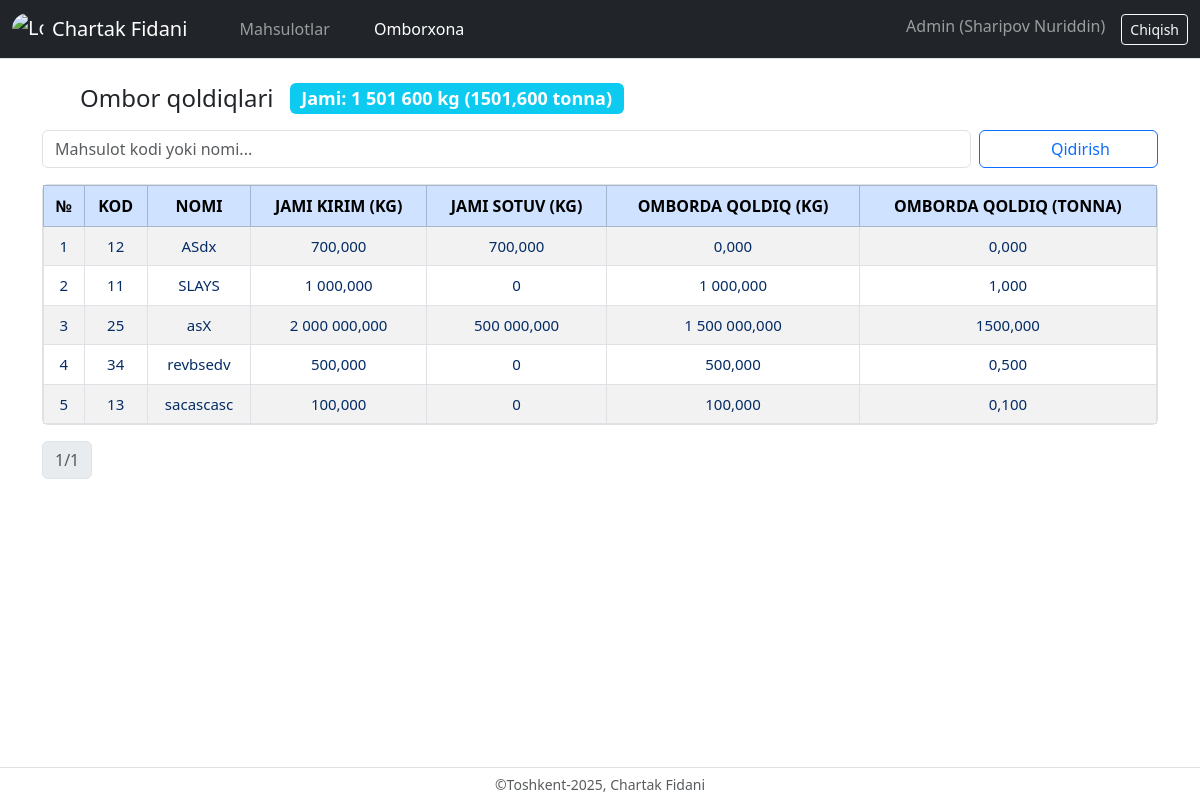
Page /products/stock/ (signed in) on the committed database.
### meatshop/models.py (models this page shows, shortened)
class Product(models.Model):
    id = models.BigAutoField(primary_key=True)
    meat_code = models.CharField(max_length=64, unique=True, db_index=True, help_text="Mahsulot kodi yagona bo‘lishi kerak.")
    meat_name = models.CharField(max_length=160, db_index=True)
    meat_in_price = models.DecimalField(max_digits=12, decimal_places=2, validators=[MinValueValidator(Decimal('0'))])
    meat_sell_price = models.DecimalField(max_digits=12, decimal_places=2, validators=[MinValueValidator(Decimal('0'))])
    create_user = models.ForeignKey(User, on_delete=models.PROTECT, related_name="created_products")  # <-- ForeignKey
    created_at = models.DateTimeField(auto_now_add=True, db_index=True)
    updated_at = models.DateTimeField(auto_now=True)
    history = HistoricalRecords()
    class Meta:
        db_table = "products"
        ordering = ["-created_at"]

### meatshop/views.py (the view)
# urls.py: path("products/stock/", views.stock, name="stock"),
@login_required
def stock(request):
    q = request.GET.get("q", "").strip()
    products = Product.objects.all().order_by("meat_name")
    if q:
        products = products.filter(Q(meat_name__icontains=q) | Q(meat_code__icontains=q))
    stock_data = []
    total_left_all = 0
    for p in products:
        total_kirim = 0
        kirim_records = IncomeSale.objects.filter(meat=p, action_type="KIRIM")
        for rec in kirim_records:
            qty = rec.quantity * (1000 if rec.quantity_unit == "TONNA" else 1)
            total_kirim += qty
        total_sotuv = 0
        sotuv_records = IncomeSale.objects.filter(meat=p, action_type="SOTUV")
        for rec in sotuv_records:
            qty = rec.quantity * (1000 if rec.quantity_unit == "TONNA" else 1)
            total_sotuv += qty
        left_qty = total_kirim - total_sotuv
        total_left_all += left_qty
        stock_data.append({
            "product": p,
            "total_kirim": total_kirim,
            "total_sotuv": total_sotuv,
            "left_qty": left_qty,
            "left_ton": left_qty / 1000,  # 🔥 qoldiqni tonnada ko‘rsatamiz
        })
    paginator = Paginator(stock_data, 20)
    page_number = request.GET.get("page")
    page_obj = paginator.get_page(page_number)
    return render(request, "stock.html", {
        "page_obj": page_obj,
        "q": q,
        "total_left_all": total_left_all,
        "total_left_all_ton": total_left_all / 1000,
    })

### templates/stock.html (shortened to what this page needs)
{% extends "base.html" %}
{% load humanize %}
{% block content %}
<div class="d-flex justify-content-between align-items-center mb-3 ">
  <h4 class="mb-0 d-flex align-items-center">
    <i class="fa-solid fa-warehouse me-2 text-success"></i> Ombor qoldiqlari
    <span class="badge bg-info ms-3">
      Jami: {{ total_left_all|floatformat:0|intcomma }} kg ({{ total_left_all_ton|floatformat:3 }} tonna)
    </span>
  </h4>
</div>
<form method="get" class="row g-2 mb-3">
  <div class="col-md-10">
    <input type="text" class="form-control" name="q" placeholder="Mahsulot kodi yoki nomi..." value="{{ q }}">
  </div>
  <div class="col-md-2">
    <button class="btn btn-outline-primary w-100"><i class="fa-solid fa-magnifying-glass"></i> Qidirish</button>
  </div>
</form>
<div class="border rounded">
  <div class="table-responsive tiny-scrollbar" style="max-height:60vh; overflow:auto;">
    <table class="table table-bordered table-hover table-striped align-middle mb-0">
      <thead class="table-primary text-uppercase text-nowrap text-center" style="position: sticky; top:0; z-index:1;">
        <tr>
          <th>№</th>
          <th scope="col">Kod</th>
          <th scope="col">Nomi</th>
          <th scope="col">Jami Kirim (kg)</th>
          <th scope="col">Jami Sotuv (kg)</th>
          <th scope="col">Omborda Qoldiq (kg)</th>
          <th scope="col">Omborda Qoldiq (tonna)</th>
        </tr>
      </thead>
      <tbody class="text-center text-nowrap" style="font-size:15px;">
        {% for row in page_obj %}
        <tr>
          <td  class="text-primary-emphasis ">{{ forloop.counter0|add:page_obj.start_index }}</td>
          <td  class="text-primary-emphasis ">{{ row.product.meat_code }}</td>
          <td  class="text-primary-emphasis ">{{ row.product.meat_name }}</td>
          <td  class="text-primary-emphasis ">{{ row.total_kirim|intcomma }}</td>
          <td  class="text-primary-emphasis ">{{ row.total_sotuv|intcomma }}</td>
          <td class="text-primary-emphasis ">
            {{ row.left_qty|intcomma }}
          </td>
          <td  class="text-primary-emphasis">
            {{ row.left_ton|floatformat:3 }}
            </td>
        </tr>
        {% empty %}
        <tr><td colspan="6" class="text-center text-muted">Mahsulot topilmadi</td></tr>
        {% endfor %}
      </tbody>
    </table>
  </div>
</div>
<nav class="mt-3">
  <ul class="pagination">
    <li class="page-item disabled"><span class="page-link">{{ page_obj.number }}/{{ page_obj.paginator.num_pages }}</span></li>
  </ul>
</nav>
{% endblock %}

### templates/base.html (shortened to what this page needs)
{% load static %}
<!DOCTYPE html>
<html lang="uz">
<head>
  <link rel="stylesheet" href="{% static 'bootstrap/css/bootstrap.min.css' %}">
  <link rel="stylesheet" href="{% static 'fontawesome/css/all.min.css' %}">
  <link rel="stylesheet" href="{% static 'css/custom.css' %}">
</head>
<body>
  <nav class="navbar navbar-expand-lg navbar-dark bg-dark border-bottom">
    <div class="container-fluid">
        {% if user.is_authenticated %}
            <a class="navbar-brand d-flex align-items-center" href="{% url 'home' %}">
                <img src="{% static 'images/logo.jpg' %}" alt="Logo" width="32" height="32" class="me-2 rounded-circle">
                <span>Chartak Fidani</span>
            </a>
            {% else %}
            <span class="navbar-brand d-flex align-items-center">
                <img src="{% static 'images/logo.jpg' %}" alt="Logo" width="32" height="32" class="me-2 rounded-circle">
                <span>Chartak Fidani</span>
            </span>
        {% endif %}
      <div class="collapse navbar-collapse" id="mainNav">
        {% if user.is_authenticated %}
       <ul class="navbar-nav me-auto mb-2 mb-lg-0">
        <li class="nav-item">
            <a class="nav-link{% if request.resolver_match.url_name == 'products_list' %} active{% endif %}" href="{% url 'products_list' %}">
            <i class="fa-solid fa-box-open me-1"></i> Mahsulotlar
            </a>
        </li>
        <li class="nav-item">
            <a class="nav-link{% if request.resolver_match.url_name == 'stock' %} active{% endif %}" href="{% url 'stock' %}">
            <i class="fa-solid fa-layer-group  me-1"></i> Omborxona
            </a>
        </li>
        </ul>
        <ul class="navbar-nav">
            <li class="nav-item">
              <span class="navbar-text me-3">
                <i class="fa-solid fa-user"></i> {{ user.get_username }}
                {% if user.first_name or user.last_name %}
                  ({{ user.last_name }} {{ user.first_name }})
                {% endif %}
              </span>
            </li>
            <li class="nav-item">
              <a class="btn btn-outline-light btn-sm" href="{% url 'logout' %}?next={{ request.get_full_path|urlencode }}">Chiqish</a>
            </li>
        </ul>
        {% endif %}
      </div>
    </div>
  </nav>
  <main class="container mt-4">
    {% block content %}{% endblock content %}
  </main>
  <footer class="text-center py-1 border-top border-muted text-muted">
    <small>&copy;Toshkent-2025, Chartak Fidani</small>
  </footer>
</body>
</html>

### static/css/custom.css (style rules this page uses)
.tiny-scrollbar { scrollbar-width: thin; scrollbar-color: #888 #f1f1f1; }

### templates/base.html (style rules this page uses)
html, body { height: 100%; }
body { display: flex; flex-direction: column; }
main { flex: 1; }

### rows in the picture
Product: product.meat_code "12", product.meat_name "ASdx", total_kirim "700,000", total_sotuv "700,000", left_qty "0,000", left_ton "0,000"
Product: product.meat_code "11", product.meat_name "SLAYS", total_kirim "1 000,000", total_sotuv "0", left_qty "1 000,000", left_ton "1,000"
Product: product.meat_code "25", product.meat_name "asX", total_kirim "2 000 000,000", total_sotuv "500 000,000", left_qty "1 500 000,000", left_ton "1500,000"
Product: product.meat_code "34", product.meat_name "revbsedv", total_kirim "500,000", total_sotuv "0", left_qty "500,000", left_ton "0,500"
Product: product.meat_code "13", product.meat_name "sacascasc", total_kirim "100,000", total_sotuv "0", left_qty "100,000", left_ton "0,100"

### other values in the picture
{{ user.get_username }} "Admin"
{{ user.last_name }} "Sharipov"
{{ user.first_name }} "Nuriddin"
{{ total_left_all|floatformat:0|intcomma }} "1 501 600"
{{ total_left_all_ton|floatformat:3 }} "1501,600"
{{ page_obj.number }} "1"
{{ page_obj.paginator.num_pages }} "1"
